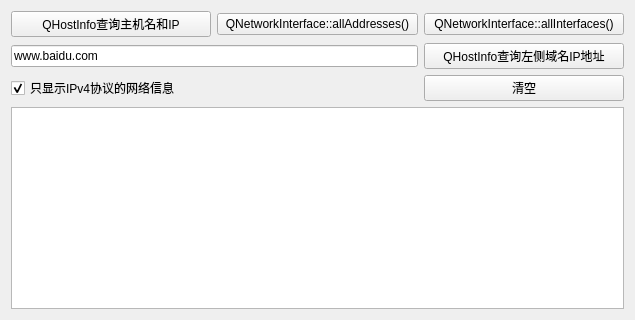
<?xml version="1.0" encoding="UTF-8"?>
<ui version="4.0">
 <class>ExQHostInfo</class>
 <widget class="QWidget" name="ExQHostInfo">
  <property name="geometry">
   <rect>
    <x>0</x>
    <y>0</y>
    <width>635</width>
    <height>320</height>
   </rect>
  </property>
  <property name="windowTitle">
   <string>ExQHostInfo</string>
  </property>
  <layout class="QVBoxLayout" name="verticalLayout">
   <item>
    <layout class="QGridLayout" name="gridLayout">
     <item row="2" column="0" colspan="2">
      <layout class="QHBoxLayout" name="horizontalLayout"/>
     </item>
     <item row="4" column="0" colspan="2">
      <widget class="QLineEdit" name="lineEdit">
       <property name="text">
        <string>www.baidu.com</string>
       </property>
      </widget>
     </item>
     <item row="4" column="2">
      <widget class="QPushButton" name="btnFindIP">
       <property name="text">
        <string>QHostInfo查询左侧域名IP地址</string>
       </property>
      </widget>
     </item>
     <item row="6" column="0" colspan="3">
      <layout class="QHBoxLayout" name="horizontalLayout_2"/>
     </item>
     <item row="0" column="2">
      <widget class="QPushButton" name="btnAllInterfaces">
       <property name="text">
        <string>QNetworkInterface::allInterfaces()</string>
       </property>
      </widget>
     </item>
     <item row="0" column="0">
      <widget class="QPushButton" name="btnGetHostInfo">
       <property name="text">
        <string>QHostInfo查询主机名和IP</string>
       </property>
      </widget>
     </item>
     <item row="0" column="1">
      <widget class="QPushButton" name="btnAllAddresses">
       <property name="text">
        <string>QNetworkInterface::allAddresses()</string>
       </property>
      </widget>
     </item>
     <item row="5" column="0">
      <widget class="QCheckBox" name="checkBox">
       <property name="text">
        <string>只显示IPv4协议的网络信息</string>
       </property>
       <property name="checked">
        <bool>true</bool>
       </property>
      </widget>
     </item>
     <item row="5" column="2">
      <widget class="QPushButton" name="btnClean">
       <property name="text">
        <string>清空</string>
       </property>
      </widget>
     </item>
    </layout>
   </item>
   <item>
    <widget class="QPlainTextEdit" name="plainTextEdit"/>
   </item>
  </layout>
 </widget>
 <layoutdefault spacing="6" margin="11"/>
 <resources/>
 <connections/>
</ui>
